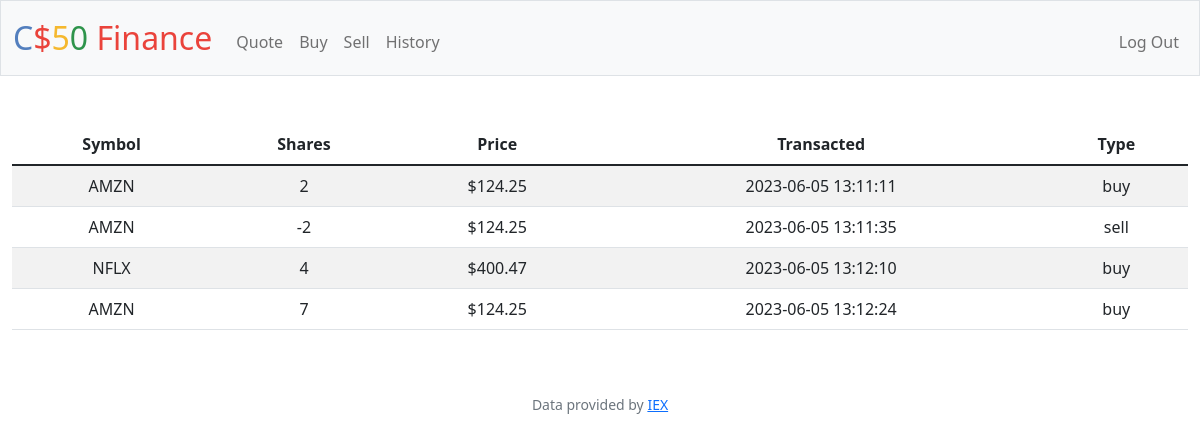
The app's page /history (signed in) with its own data.
### tables this page shows
CREATE TABLE 'stocks' ('userID' INTEGER, 'symbol' TEXT, 'shares' INTEGER, 'price' REAL, 'operation' TEXT, 'time' DATETIME DEFAULT CURRENT_TIMESTAMP);

### app.py (the view)
@app.route("/history")
@login_required
def history():
    stocks = db.execute("SELECT * FROM stocks WHERE userID = ?", session["user_id"])
    return render_template("history.html", stocks=stocks)

### app.py (called while the page is built)
@app.after_request
def after_request(response):
    response.headers["Cache-Control"] = "no-cache, no-store, must-revalidate"
    response.headers["Expires"] = 0
    response.headers["Pragma"] = "no-cache"
    return response

### helpers.py (called while the page is built)
def login_required(f):
    @wraps(f)
    def decorated_function(*args, **kwargs):
        if session.get("user_id") is None:
            return redirect("/login")
        return f(*args, **kwargs)
    return decorated_function

def usd(value):
    return f"${value:,.2f}"

### templates/history.html (shortened to what this page needs)
{% extends "layout.html" %}
{% block main %}
<table class="table table-striped">
  <thead>
    <th>Symbol</th>
    <th>Shares</th>
    <th>Price</th>
    <th>Transacted</th>
    <th>Type</th>
  </thead>
  <tbody>
    {% for stock in stocks %}
    <tr>
      <td>{{stock.symbol}}</td>
      <td>{{stock.shares}}</td>
      <td>{{stock.price | usd}}</td>
      <td>{{stock.time}}</td>
      <td>{{stock.operation}}</td>
    </tr>
    {% endfor %}
  </tbody>
</table>
{% endblock %}

### records on screen
stocks: symbol "AMZN", shares "2", price "$124.25", time "2023-06-05 13:11:11", operation "buy"
stocks: symbol "AMZN", shares "-2", price "$124.25", time "2023-06-05 13:11:35", operation "sell"
stocks: symbol "NFLX", shares "4", price "$400.47", time "2023-06-05 13:12:10", operation "buy"
stocks: symbol "AMZN", shares "7", price "$124.25", time "2023-06-05 13:12:24", operation "buy"
